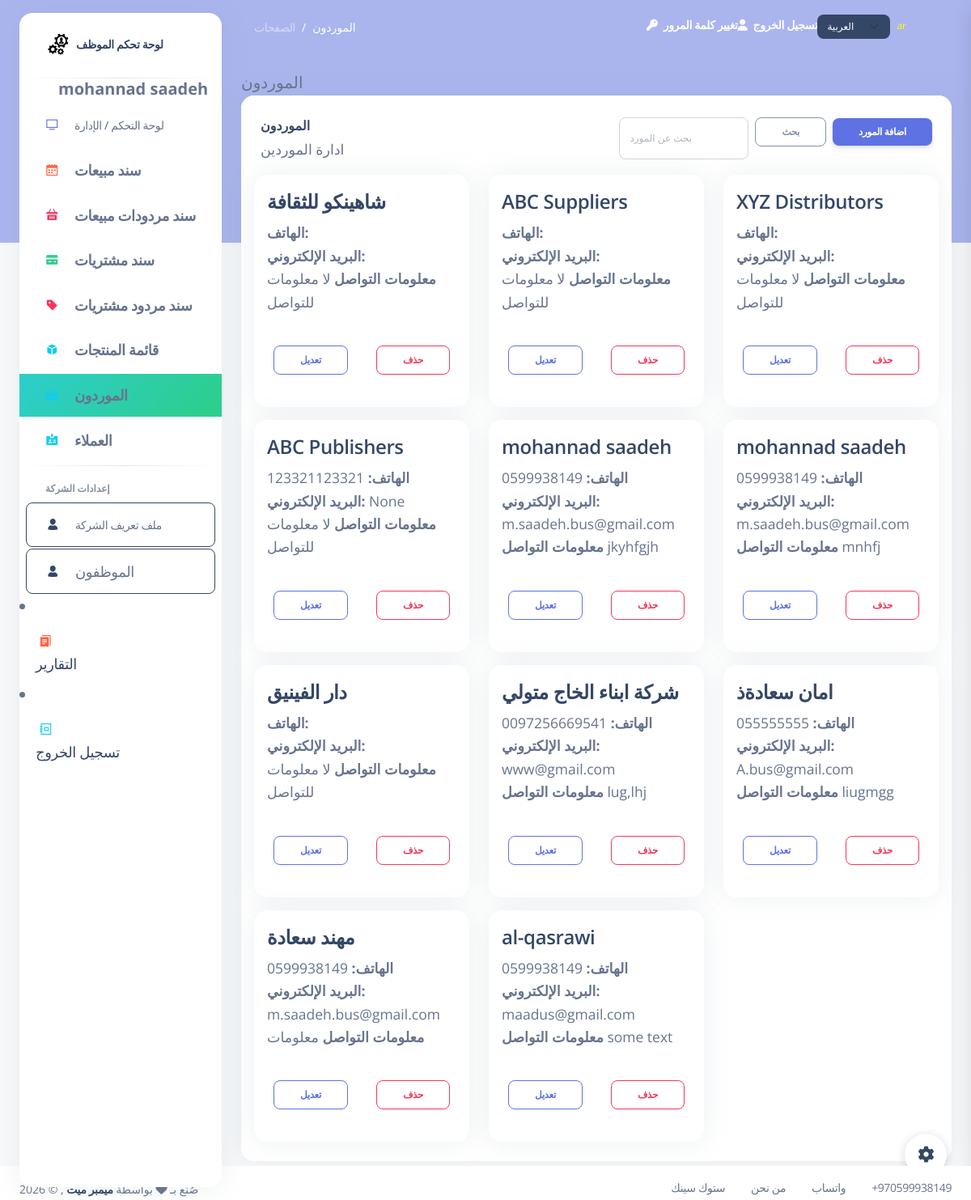
Page /suppliers (signed in) on the committed database.
### my_app/models.py (models this page shows, shortened)
class Employee(models.Model):
    first_name = models.CharField(max_length=255)
    last_name = models.CharField(max_length=255)
    email = models.EmailField(max_length=255)
    DOB = models.DateField()
    password = models.CharField(max_length=255)
    confirm_password = models.CharField(max_length=255)
    is_active = models.BooleanField(default=False)
    created_at = models.DateTimeField(auto_now_add=True)
    updated_at = models.DateTimeField(auto_now=True)
    objects = EmployeeManager()

class Supplier(models.Model):
    name = models.CharField(max_length=255)
    phone = models.CharField(max_length=20 , null=True )
    email = models.EmailField(max_length=255, null=True )
    contact_info = models.TextField(null=True) # address, notes, etc.
    created_at = models.DateTimeField(auto_now_add=True)
    updated_at = models.DateTimeField(auto_now=True)

### my_app/views.py (the view, shortened to what this page needs)
# urls.py: path('suppliers', views.display_suppliers, name='suppliers_list'),
def display_suppliers(request):
    if 'employee_id' not in request.session:
        return redirect('/index')
    q = request.GET.get('q', '').strip()
    suppliers_qs = models.Supplier.objects.all()
    suppliers_qs = suppliers_qs.order_by('-created_at')
    page_number = request.GET.get('page')
    paginator = Paginator(suppliers_qs, 12)
    suppliers_page = paginator.get_page(page_number)
    context = {
        'suppliers': suppliers_page,
        'employee': models.get_employee_by_id(request.session['employee_id']),
        'suppliers_paginator': paginator,
    }
    return render(request, 'suppliers.html', context)

### my_app/models.py (called while the page is built)
def get_employee_by_id(id):
    return Employee.objects.get(id=id)

### my_app/templates/suppliers.html (shortened to what this page needs)
{% extends 'layouts/base.html' %}
{% load i18n %}
{% block content %}
{% block page_name %}{% trans "Suppliers" %}{% endblock %}
<div class="row">
  <div class="col-12">
    <div class="card mb-4">
      <div class="card-header d-flex align-items-center justify-content-between pb-0">
        <div>
          <h6 class="mb-0">{% trans "Suppliers" %}</h6>
          <small class="text-muted">{% trans "Manage your suppliers" %}</small>
        </div>
        <div class="d-flex gap-2 align-items-center">
          <form method="get" action="" class="d-flex" role="search">
            <input name="q" class="form-control form-control-sm" type="search" placeholder="{% trans "Search suppliers" %}" aria-label="{% trans "Search" %}" value="{{ request.GET.q }}">
            <button class="btn btn-sm btn-outline-secondary ms-2" type="submit">{% trans "Search" %}</button>
          </form>
          <button class="btn btn-sm btn-primary" data-bs-toggle="modal" data-bs-target="#addSupplierModal">{% trans "Add Supplier" %}</button>
        </div>
      </div>
      <div class="card-body px-3 pt-3 pb-2">
        <div class="row">
          {% if suppliers %}
            {% for sup in suppliers %}
            <div class="col-md-4 col-sm-6 mb-3">
              <div class="card h-100">
                <div class="card-body">
                  <h4 class="card-title"><a href="/suppliers/{{ sup.id }}/">{{ sup.name }}</a></h4>
                  <p class="card-text small text-muted">
                    <strong>{% trans "Phone:" %}</strong> {{ sup.phone }}<br />
                    <strong>{% trans "Email:" %}</strong> {{ sup.email }}<br />
                    <strong>{% trans "Contact Info:" %}</strong> {{ sup.contact_info|default:_('No contact info') }}
                  </p>
                </div>
                <div class="card-footer d-flex justify-content-between">
                  <a href="/suppliers/{{ sup.id }}/edit" class="btn btn-sm btn-outline-primary">{% trans "Edit" %}</a>
                  <form method="post" action="/suppliers/{{ sup.id }}/delete" onsubmit="return confirm('{% trans "Are you sure you want to delete this supplier?" %}');">
                    <button type="submit" class="btn btn-sm btn-outline-danger">{% trans "Delete" %}</button>
                  </form>
                </div>
              </div>
            </div>
            {% endfor %}
          {% else %}
            <div class="col-12">
              <div class="alert alert-info">{% trans "No suppliers found." %}</div>
            </div>
          {% endif %}
        </div>
      </div>
    </div>
  </div>
</div>
{% endblock content %}

### my_app/templates/includes/aside.html (shortened to what this page needs)
{% load static %}
{% load i18n %}
<aside class="sidenav bg-white navbar navbar-vertical navbar-expand-xs border-0 border-radius-xl my-3 fixed-start ms-4 " id="sidenav-main">
    <div class="sidenav-header">
        <a class="navbar-brand m-0" target="_blank">
        <img src="{% static 'img/logo.PNG' %}" class="navbar-brand-img h-100" alt="main_logo">
    <span class="ms-1 font-weight-bold">{% trans "Employee Dashboard" %}</span>
        </a>
        <hr class="horizontal dark mt-0">
    </div>
            <span class="nav-link-text ms-5">
                <b class="message_success" >{{employee.first_name}} {{employee.last_name}}</b>
            </span>
                <div id="sidenav-scrollbar">
        <ul class="navbar-nav">
        <li class="nav-item {% if request.path == '/index'   %} bg-gradient-success {% endif %}">
            <a class="nav-link " href="/index">
            <div class="icon icon-shape icon-sm border-radius-md text-center me-2 d-flex align-items-center justify-content-center">
                <i class="ni ni-tv-2 text-primary text-sm opacity-10"></i>
            </div>
            <span class="nav-link-text ms-1">{% trans "Dashboard / Manage" %}</span>
            </a>
        </li>
        <li class="nav-item {% if request.path == '/sales' or 'view_sale_order' in request.path %} bg-gradient-success {% endif %}">
            <a class="nav-link " href="/sales">
            <div class="icon icon-shape icon-sm border-radius-md text-center me-2 d-flex align-items-center justify-content-center">
                <i class="ni ni-calendar-grid-58 text-warning text-sm opacity-10"></i>
            </div>
            <span class="nav-link-text ms-1" style="font-size:18px !important;"> <strong>{% trans "Sales Orders" %}</strong></span>
            </a>
        </li>
                <li class="nav-item {% if request.path == '/return_sales' or 'view_return_sale' in request.path  %} bg-gradient-success {% endif %}">
            <a class="nav-link " href="/return_sales">
            <div class="icon icon-shape icon-sm border-radius-md text-center me-2 d-flex align-items-center justify-content-center">
                <i class="ni ni-basket text-danger text-sm opacity-10"></i>
            </div>
            <span class="nav-link-text ms-1" style="font-size:18px !important;"><strong>{% trans "Return Sales" %}</strong></span>
            </a>
        </li>
        <li class="nav-item {% if request.path == '/purchases' or 'view_purchase_invoice' in request.path  %} bg-gradient-success {% endif %}">
            <a class="nav-link " href="/purchases">
            <div class="icon icon-shape icon-sm border-radius-md text-center me-2 d-flex align-items-center justify-content-center">
                <i class="ni ni-credit-card text-success text-sm opacity-10"></i>
            </div>
            <span class="nav-link-text ms-1" style="font-size:18px !important;"><strong>{% trans "Purchase Invoices" %}</strong></span>
            </a>
        </li>
        <li class="nav-item {% if request.path == '/return_purchases' or 'view_return_invoice' in request.path  %} bg-gradient-success {% endif %}">
            <a class="nav-link " href="/return_purchases">
            <div class="icon icon-shape icon-sm border-radius-md text-center me-2 d-flex align-items-center justify-content-center">
                <i class="ni ni-tag text-danger text-sm opacity-10"></i>
            </div>
            <span class="nav-link-text ms-1" style="font-size:18px !important;"><strong>{% trans "Return Purchases" %}</strong></span>
            </a>
        </li>
        <li class="nav-item {% if request.path == '/products/' or 'products' in request.path %} bg-gradient-success {% endif %}">
            <a class="nav-link " href="/products">
            <div class="icon icon-shape icon-sm border-radius-md text-center me-2 d-flex align-items-center justify-content-center">
                <i class="ni ni-app text-info text-sm opacity-10"></i>
            </div>
            <span class="nav-link-text ms-1" style="font-size:18px !important;"> <strong>{% trans "Product List" %}</strong></span>
            </a>
        </li>
        <li class="nav-item {% if request.path == '/suppliers' %} bg-gradient-success {% endif %}">
            <a class="nav-link " href="/suppliers">
            <div class="icon icon-shape icon-sm border-radius-md text-center me-2 d-flex align-items-center justify-content-center">
                <i class="ni ni-badge text-info text-sm opacity-10"></i>
            </div>
            <span class="nav-link-text ms-1" style="font-size:18px !important;"> <strong>{% trans "Suppliers" %}</strong></span>
            </a>
        </li>
        <li class="nav-item {% if request.path == '/customers' %} bg-gradient-success {% endif %}">
            <a class="nav-link " href="/customers">
            <div class="icon icon-shape icon-sm border-radius-md text-center me-2 d-flex align-items-center justify-content-center">
                <i class="ni ni-badge text-info text-sm opacity-10"></i>
            </div>
            <span class="nav-link-text ms-1" style="font-size:18px !important;"> <strong>{% trans "Customers" %}</strong></span>
            </a>
        </li>
        <hr class="horizontal dark my-1">
         <li class="nav-item mt-3">
            <h6 class="ps-4 ms-2 text-uppercase text-xs font-weight-bolder opacity-6">{% trans "Company Settings" %}</h6>
        </li>
        <li class="nav-item">
            <a class="nav-link btn btn-outline-dark {% if request.path == '/company_profile'   %} active me-2 {% endif %} " href="/company_profile">
            <div class="icon icon-shape icon-sm border-radius-md text-center me-2 d-flex align-items-center justify-content-center">
                <i class="ni ni-single-02 text-dark text-sm opacity-10"></i>
            </div>
            <span class="nav-link-text ms-1">{% trans "Company Profile" %}</span>
            </a>
        </li>
        <li class="nav-item">
            <a class="nav-link btn btn-outline-dark  {% if request.path == '/employees'   %} active me-2 {% endif %}" href="/employees">
            <div class="icon icon-shape icon-sm border-radius-md text-center me-2 d-flex align-items-center justify-content-center">
                <i class="ni ni-single-02 text-dark text-sm opacity-10"></i>
            </div>
            <span class="nav-link-text ms-1" style="font-size:18px !important;">{% trans "Employees" %}</span>
            </a>
        </li>
            </ul>
            </div>
        <li class="nav-item {% if request.path == '/employee_reports'   %} bg-gradient-success {% endif %}">
            <a class="nav-link " href="/employee_reports">
            <div class="icon icon-shape icon-sm border-radius-md text-center me-2 d-flex align-items-center justify-content-center">
                <i class="ni ni-single-copy-04 text-warning text-sm opacity-10"></i>
            </div>
            <span class="nav-link-text ms-1" style="font-size:18px !important;">{% trans "Reports" %}</span>
            </a>
        </li>
        <li class="nav-item">
            <a class="nav-link " href="/emp_logout">
            <div class="icon icon-shape icon-sm border-radius-md text-center me-2 d-flex align-items-center justify-content-center">
                <i class="ni ni-collection text-info text-sm opacity-10"></i>
            </div>
            <span class="nav-link-text ms-1" style="font-size:18px !important;">{% trans "Logout" %}</span>
            </a>
        </li>
</aside>

### static/css/nucleo-svg.css (style rules this page uses)
.icon { display: inline-block; color: #111111; height: 1em; width: 1em; }
.icon-sm { height: 0.8em; width: 0.8em; }
.icon { fill: currentColor; stroke: none; }

### rows in the picture
Employee: first_name "mohannad", last_name "saadeh"
Supplier: name "شاهينكو للثقافة", contact_info "لا معلومات للتواصل"
Supplier: name "ABC Suppliers", contact_info "لا معلومات للتواصل"
Supplier: name "XYZ Distributors", contact_info "لا معلومات للتواصل"
Supplier: name "ABC Publishers", phone "123321123321", email "None", contact_info "لا معلومات للتواصل"
Supplier: name "mohannad saadeh", phone "0599938149", email "m.saadeh.bus@gmail.com", contact_info "jkyhfgjh"
Supplier: name "mohannad saadeh", phone "0599938149", email "m.saadeh.bus@gmail.com", contact_info "mnhfj"
Supplier: name "دار الفينيق", contact_info "لا معلومات للتواصل"
Supplier: name "شركة ابناء الخاج متولي", phone "0097256669541", email "www@gmail.com", contact_info "lug,lhj"
Supplier: name "امان سعادةذ", phone "055555555", email "A.bus@gmail.com", contact_info "liugmgg"
Supplier: name "مهند سعادة", phone "0599938149", email "m.saadeh.bus@gmail.com", contact_info "معلومات"
Supplier: name "al-qasrawi", phone "0599938149", email "maadus@gmail.com", contact_info "some text"

### other values in the picture
{{ LANGUAGE_CODE }} "ar"
